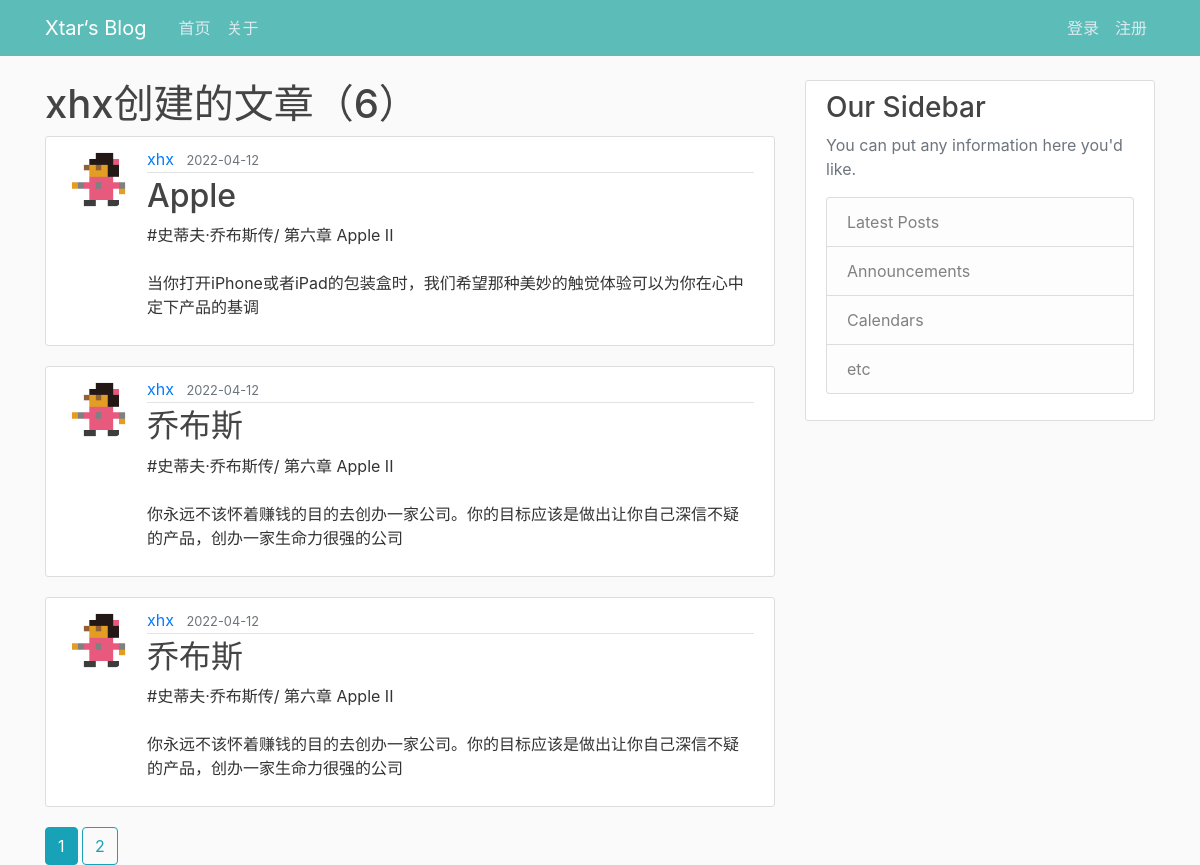
Screenshot of /user/xhx with the database file from the repository.
### flaskblog/models.py (models this page shows, shortened)
class User(db.Model, UserMixin):
    id = db.Column(db.Integer, primary_key=True)
    username = db.Column(db.String(20), unique=True, nullable=False)
    email = db.Column(db.String(120), unique=True, nullable=False)
    image_file = db.Column(db.String(20), nullable=False, default='default.jpg')
    password = db.Column(db.String(60), nullable=False)
    posts = db.relationship('Post', backref='author', lazy=True) # post与author是多对一

class Post(db.Model):
    id = db.Column(db.Integer, primary_key=True)
    title = db.Column(db.String(100), nullable=False)
    date_posted = db.Column(db.DateTime, nullable=False, default=datetime.utcnow)
    content = db.Column(db.Text, nullable=False)
    user_id = db.Column(db.Integer, db.ForeignKey('user.id'), nullable=False)

### flaskblog/users/routes.py (the view)
@users.route("/user/<string:username>")
def user_posts(username):
    page = request.args.get('page', 1, type=int)
    user = User.query.filter_by(username=username).first_or_404()
    posts = Post.query.filter_by(author=user)\
        .order_by(Post.date_posted.desc())\
        .paginate(page=page, per_page=3)
    return render_template('user_posts.html', posts=posts, user=user)

### flaskblog/templates/user_posts.html
{% extends "layout.html" %}
{% block content %}
    <h1 class="md-3">{{ user.username }}创建的文章（{{ posts.total }}）</h1>
    {% for post in posts.items %}
        <article class="media content-section">
            <img class="rounded-circle article-img" src="{{ url_for('static', filename='profile_pics/' + post.author.image_file) }}">
            <div class="media-body">
                <div class="article-metadata">
                    <a class="mr-2" href="{{ url_for('users.user_posts', username=post.author.username) }}">{{ post.author.username }}</a>
                    <small class="text-muted">{{ post.date_posted.strftime('%Y-%m-%d') }}</small>
                </div>
                <h2><a class="article-title" href="{{ url_for('posts.post', post_id=post.id) }}">{{ post.title }}</a></h2>
                <p class="article-content">{{ post.content }}</p>
            </div>
        </article>
    {% endfor %}
    {% for page_num in posts.iter_pages(left_edge=1, right_edge=1, left_current=1, right_current=2) %}
        {% if page_num %}
            {% if posts.page ==  page_num %}
                <a class="btn btn-info md-4" href="{{ url_for('users.user_posts', username=user.username, page=page_num) }}">{{ page_num }}</a>
            {% else %}
                <a class="btn btn-outline-info md-4" href="{{ url_for('users.user_posts', username=user.username, page=page_num) }}">{{ page_num }}</a>
            {% endif %}
        {% else %}
            ...
        {% endif %}
    {% endfor %}
{% endblock content %}

### flaskblog/static/main.css (style rules this page uses)
body { background: #fafafa; color: #333333; margin-top: 5rem; }
h1, h2, h3, h4, h5, h6 { color: #444444; }
.content-section { background: #ffffff; padding: 10px 20px; border: 1px solid #dddddd; border-radius: 3px; margin-bottom: 20px; }
.article-title { color: #444444; }
.article-content { white-space: pre-line; }
.article-img { height: 65px; width: 65px; margin-right: 16px; }
.article-metadata { padding-bottom: 1px; margin-bottom: 4px; border-bottom: 1px solid #e3e3e3 }

### rows the page displays
User: username "xhx"
Post: image_file (picture), author.username "xhx", date_posted "2022-04-12", title "Apple", content "#史蒂夫·乔布斯传/ 第六章 Apple II 当你打开iPhone或者iPad的包装盒时，我们希望那种美妙的触觉体验可以为你在心中定下产品的基调"
Post: image_file (picture), author.username "xhx", date_posted "2022-04-12", title "乔布斯", content "#史蒂夫·乔布斯传/ 第六章 Apple II 你永远不该怀着赚钱的目的去创办一家公司。你的目标应该是做出让你自己深信不疑的产品，创办一家生命力很强的公司"
Post: image_file (picture), author.username "xhx", date_posted "2022-04-12", title "乔布斯", content "#史蒂夫·乔布斯传/ 第六章 Apple II 你永远不该怀着赚钱的目的去创办一家公司。你的目标应该是做出让你自己深信不疑的产品，创办一家生命力很强的公司"

### other values shown
{{ posts.total }} "6"
{{ page_num }} "1"
{{ page_num }} "2"
